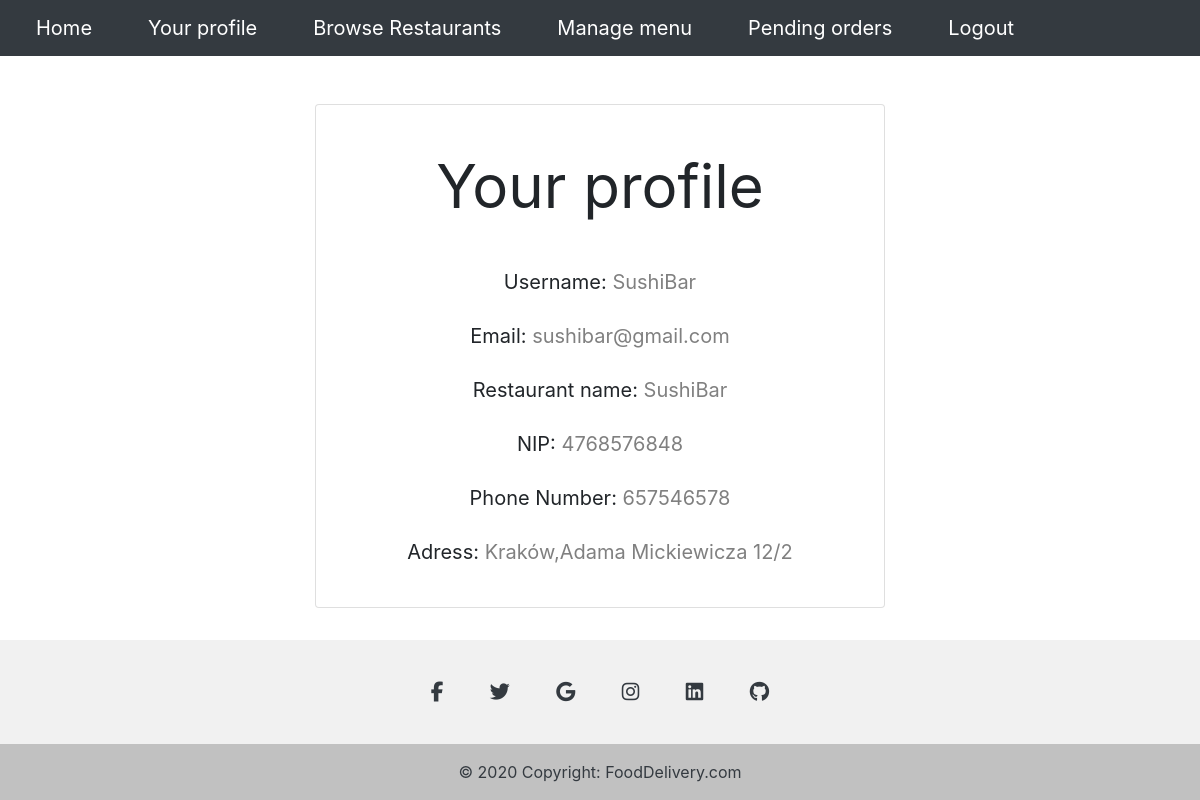
The app's page /home/profile/ (signed in) with its own data.
### Users/models.py (models this page shows)
class Restaurants(models.Model):
    user = models.ForeignKey(User, on_delete=models.CASCADE)
    restaurant_name = models.CharField(max_length=50)
    address = models.ForeignKey(Address, on_delete=models.CASCADE)
    phone_number = models.CharField(max_length=9)
    NIP = models.CharField(max_length=12)
    open_time = models.TimeField()
    close_time = models.TimeField()
    latitude = models.CharField(max_length= 100,default = "0.0")
    longitude = models.CharField(max_length = 100, default = "0.0")
    rate_count = models.IntegerField(default = 0)
    rate_sum = models.IntegerField(default = 0)
    rating = models.FloatField(default = 0)

class Address(models.Model):
    city = models.CharField(max_length=50)
    street = models.CharField(max_length=100)
    building_number = models.IntegerField()
    flat_number = models.IntegerField(blank=True)

### Home/views.py (the view, shortened to what this page needs)
# urls.py: path('profile/',Home_views.profile,name='profile'),
@login_required()
def profile(request):
    group = request.user.groups.filter(user=request.user).first()
    if group.name == "Customers":
        customer = Customers.objects.filter(user = request.user).first()
        if customer:
            args = {'customer':customer,'to_fill':False}
        else:
            args = {'to_fill':True}
        return render(request,'Home/customerProfile.html',args)
    elif group.name == "RestaurantManager":
        restaurant = Restaurants.objects.filter(user = request.user).first()
        if restaurant:
            args = {'restaurant':restaurant,'to_fill':False}
        else:
            args = {'to_fill':True}
        return render(request,'Home/restaurantProfile.html',args)
    else:
        return redirect('home')

### Home/templates/Home/restaurantProfile.html (shortened to what this page needs)
{% extends "Home/base.html" %}
{% block content %}
<div class="container w-50">
    <div class="card mt-5 mx-auto text-center">
        <div class="card-body" style="font-size: 20px;">
            <p style="font-size: 60px;" class="p-3">Your profile</p>
            <p class="p-1">Username: <span style="color: grey;">{{user.username}}</span></p>
            <p class="p-1">Email: <span style="color: grey;">{{user.email}}</span></p>
            <p class="p-1">Restaurant name: <span style="color: grey;">{{restaurant.restaurant_name}}</span></p>
            <p class="p-1">NIP: <span style="color: grey;">{{restaurant.NIP}}</span></p>
            <p class="p-1">Phone Number: <span style="color: grey;">{{restaurant.phone_number}}</span></p>
            <p class="p-1">Adress: <span style="color: grey;">{{restaurant.address.city}},{{restaurant.address.street}} {{restaurant.address.building_number}}/{{restaurant.address.flat_number}}</span></p>
        </div>
    </div>
</div>
{% endblock content %}

### Home/static/Home/style.css (style rules this page uses)
body { font-family: 'Lato', sans-serif; }

### records on screen
Restaurants: restaurant_name "SushiBar", NIP "4768576848", phone_number "657546578", address.city "Kraków", address.street "Adama Mickiewicza", address.building_number "12", address.flat_number "2"

### other values on screen
{{ user.username }} "SushiBar"
{{ user.email }} "sushibar@gmail.com"
